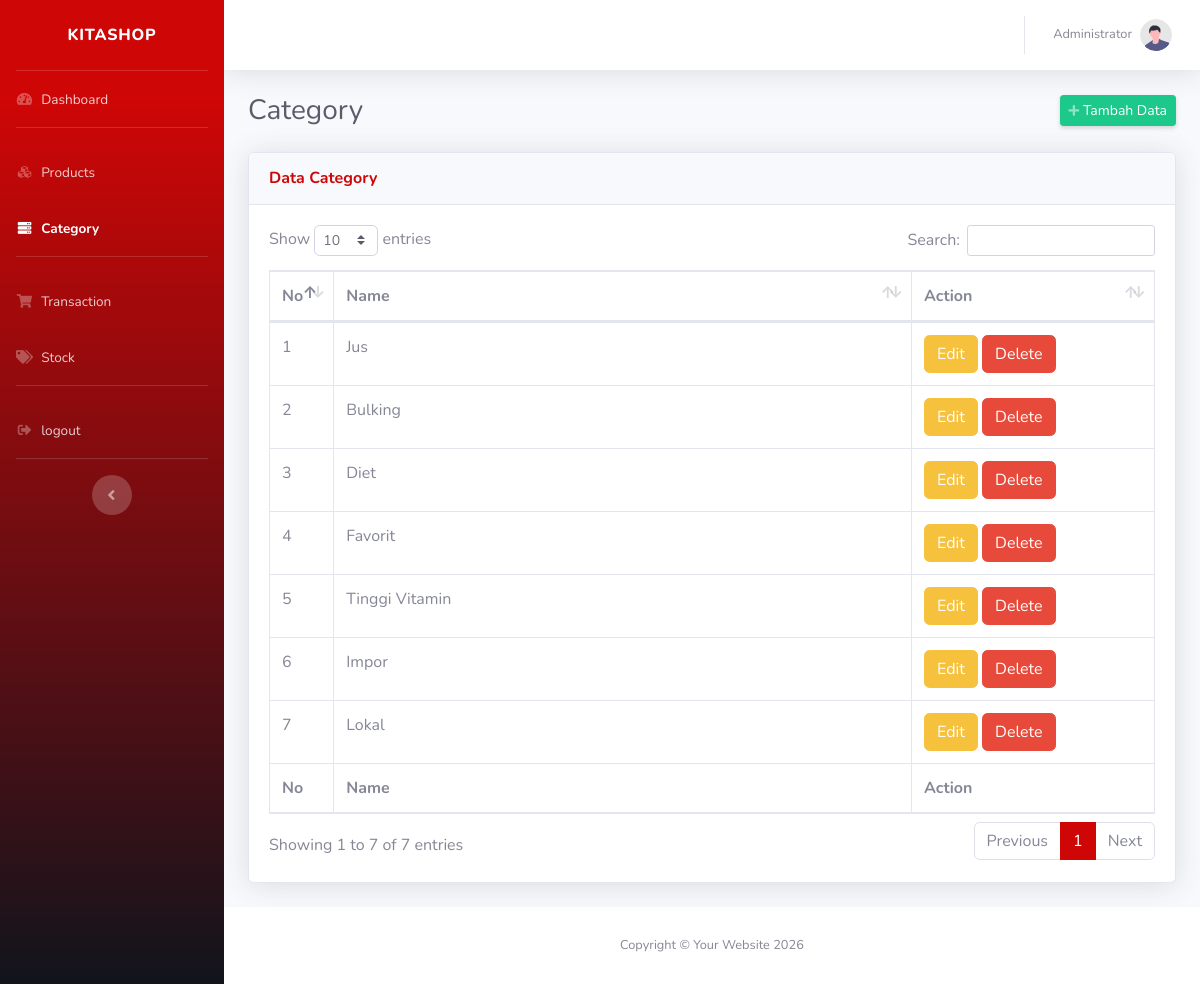
The app's page /cms/category.php (signed in) with its own data.
### tables this page shows
CREATE TABLE `category` (
  `category_id` int(11) NOT NULL,
  `category_name` varchar(23) NOT NULL
);

### cms/functions/category.php (called while the page is built, shortened)
<?php
require_once '../config/database.php';
$table = 'category';
function read()
{
    global $conn, $table;
    $query = "SELECT * FROM $table ORDER BY category_id DESC";
    $result = mysqli_query($conn, $query);
    $rows = [];
    while ($row = mysqli_fetch_assoc($result)) {
        $rows[] = $row;
    }
    return $rows;
}

### cms/category.php (the view, shortened to what this page needs)
<?php
require_once 'functions/category.php';
$title = 'Category';
?>
<!DOCTYPE html>
<html lang="en">
<head>
    <?php
    require_once 'layout/header.php';
    ?>
</head>
<body id="page-top">
    <div id="wrapper">
        <?php
        require_once 'layout/sidebar.php';
        ?>
        <div id="content-wrapper" class="d-flex flex-column">
            <div id="content">
                <?php
                require_once 'layout/navbar.php';
                ?>
                <div class="container-fluid">
                    <div class="d-sm-flex align-items-center justify-content-between mb-4">
                        <h1 class="h3 mb-0 text-gray-800"><?= $title; ?></h1>
                        <a href="#" class="d-none d-sm-inline-block btn btn-sm btn-success shadow-sm" data-toggle="modal" data-target="#tambahModal">
                            <i
                                class="fas fa-plus fa-sm text-white-50"></i> Tambah Data
                        </a>
                    </div>
                    <div class="card shadow mb-4">
                        <div class="card-header py-3">
                            <h6 class="m-0 font-weight-bold text-primary">Data <?= $title; ?></h6>
                        </div>
                        <div class="card-body">
                            <div class="table-responsive">
                                <table class="table table-bordered" id="dataTable" width="100%" cellspacing="0">
                                    <thead>
                                        <tr>
                                            <th width='10'>No</th>
                                            <th>Name</th>
                                            <th width='200'>Action</th>
                                        </tr>
                                    </thead>
                                    <tfoot>
                                        <tr>
                                            <th>No</th>
                                            <th>Name</th>
                                            <th>Action</th>
                                        </tr>
                                    </tfoot>
                                    <tbody>
                                        <?php
                                        $rows = read();
                                        $no = 1;
                                        foreach ($rows as $row) { ?>
                                            <tr>
                                                <td><?= $no++; ?></td>
                                                <td><?= $row['category_name']; ?></td>
                                                <td>
                                                    <a class="btn btn-warning btnEdit"
                                                        data-id="<?= $row['category_id']; ?>"
                                                        data-name="<?= $row['category_name']; ?>"
                                                        data-toggle="modal" data-target="#tambahModal">Edit</a>
                                                    <a class="btn btn-danger btnDelete"
                                                        data-id="<?= $row['category_id']; ?>"
                                                        data-name="<?= $row['category_name']; ?>"
                                                        data-toggle="modal" data-target="#deleteModal">Delete</a>
                                                </td>
                                            </tr>
                                        <?php }
                                        ?>
                                    </tbody>
                                </table>
                            </div>
                        </div>
                    </div>
                </div>
            </div>
            <?php
            require_once 'layout/footer.php';
            ?>
        </div>
    </div>
</body>
</html>

### records on screen
category: category_name "Jus"
category: category_name "Bulking"
category: category_name "Diet"
category: category_name "Favorit"
category: category_name "Tinggi Vitamin"
category: category_name "Impor"
category: category_name "Lokal"

### other values on screen
$_SESSION['name'] "Administrator"
$title "Category"
